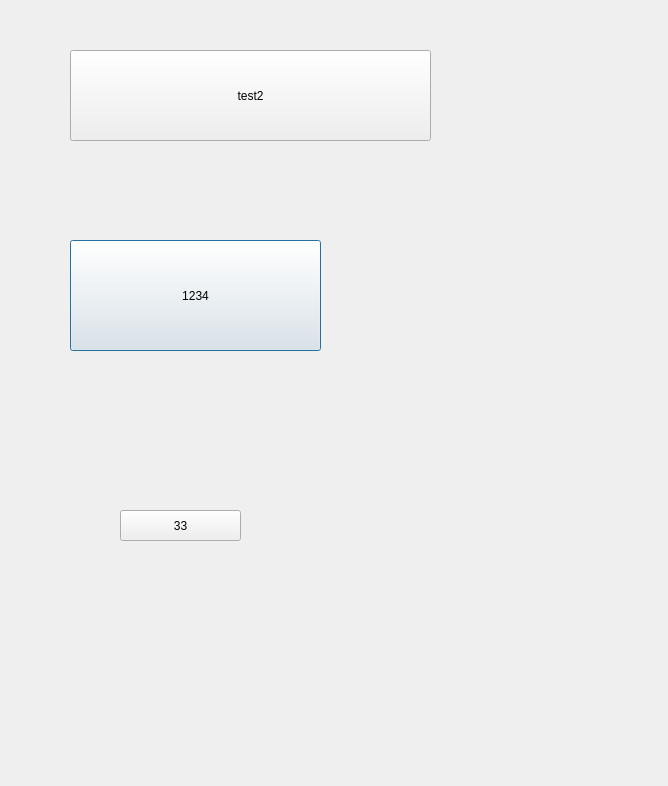
<?xml version="1.0" encoding="UTF-8"?>
<ui version="4.0">
 <class>Dialog</class>
 <widget class="QDialog" name="Dialog">
  <property name="geometry">
   <rect>
    <x>0</x>
    <y>0</y>
    <width>668</width>
    <height>786</height>
   </rect>
  </property>
  <property name="windowTitle">
   <string>Dialog</string>
  </property>
  <widget class="QPushButton" name="pushButton">
   <property name="geometry">
    <rect>
     <x>70</x>
     <y>240</y>
     <width>251</width>
     <height>111</height>
    </rect>
   </property>
   <property name="text">
    <string>1234</string>
   </property>
  </widget>
  <widget class="QPushButton" name="pushButton_2">
   <property name="geometry">
    <rect>
     <x>70</x>
     <y>50</y>
     <width>361</width>
     <height>91</height>
    </rect>
   </property>
   <property name="text">
    <string>test2</string>
   </property>
  </widget>
  <widget class="QPushButton" name="pushButton_3">
   <property name="geometry">
    <rect>
     <x>120</x>
     <y>510</y>
     <width>121</width>
     <height>31</height>
    </rect>
   </property>
   <property name="text">
    <string>33</string>
   </property>
  </widget>
 </widget>
 <resources/>
 <connections/>
</ui>
